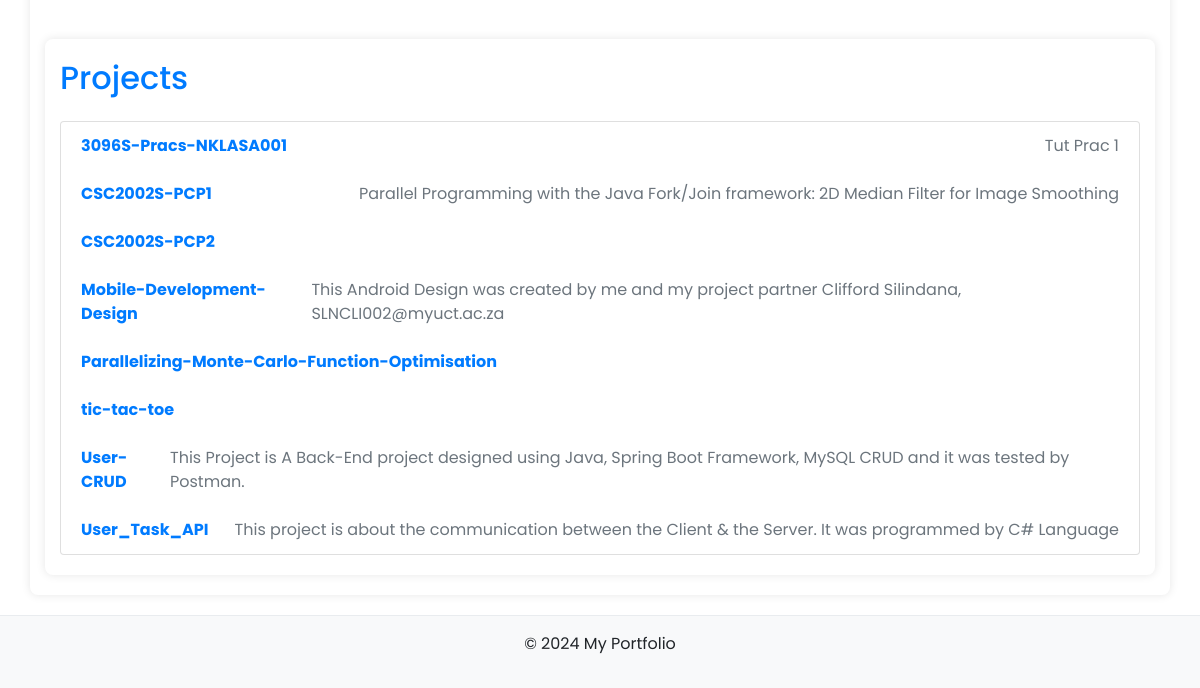
The app's page /projects/ (lower part), older data.
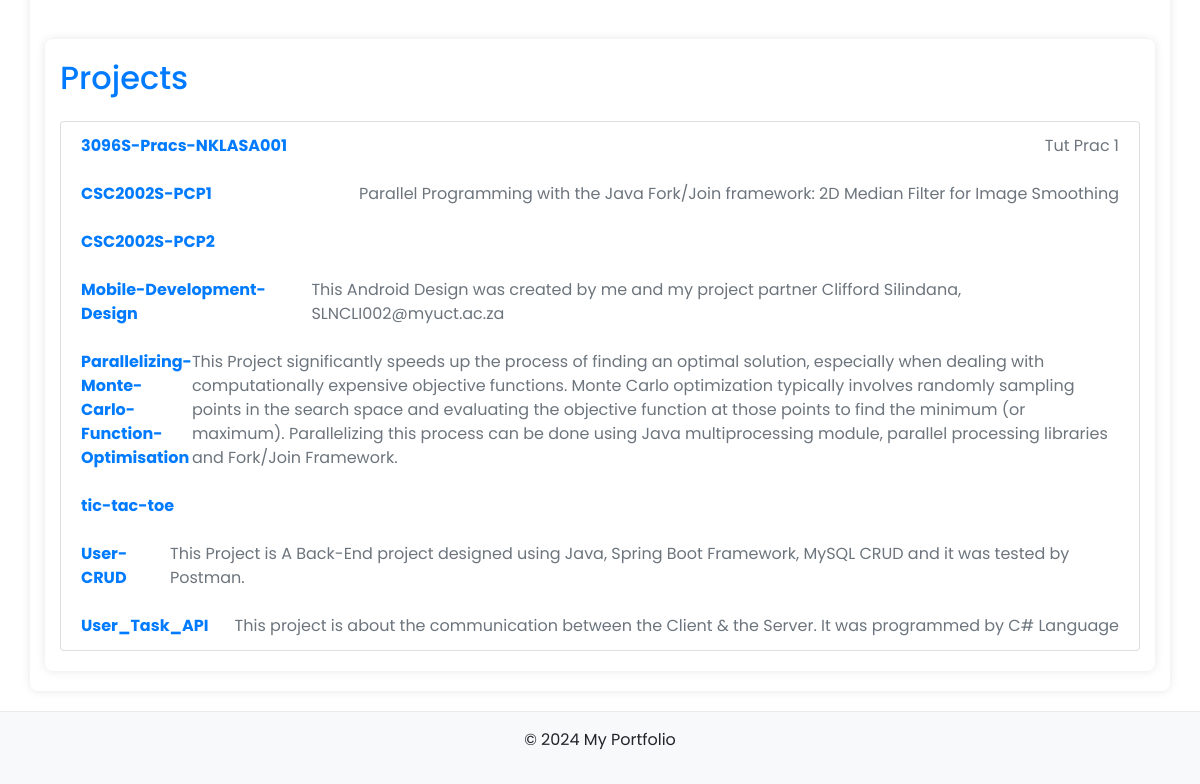
The same page, newer data.
### portfolio/models.py (models this page shows, shortened)
class Project(models.Model):
    title = models.CharField(max_length=200)
    description = models.TextField()
    github_url = models.URLField()

### portfolio/views.py (the view)
# urls.py: path('projects/', views.projects, name='projects'),
def projects(request):
    projects = Project.objects.all()
    return render(request, 'portfolio/projects.html', {'projects': projects})

### portfolio/templates/portfolio/projects.html (shortened to what this page needs)
{% extends 'portfolio/base.html' %}
{% load static %}
{% block content %}
    <head>
        <link rel="stylesheet" href="https://stackpath.bootstrapcdn.com/bootstrap/4.3.1/css/bootstrap.min.css">
    </head>
    <body>
    </body>
    <div class="container mt-5">
        <h2 class="mb-4">Projects</h2>
        <ul class="list-group">
            {% for project in projects %}
                <li class="list-group-item d-flex justify-content-between align-items-center">
                    <a href="{{ project.github_url }}" class="text-decoration-none">{{ project.title }}</a>
                    <span class="text-muted">{{ project.description }}</span>
                </li>
            {% endfor %}
        </ul>
    </div>
{% endblock %}

### portfolio/templates/portfolio/base.html (shortened to what this page needs)
{% load static %}
<!DOCTYPE html>
<html>
<head>
    <link rel="stylesheet" href="https://stackpath.bootstrapcdn.com/bootstrap/4.3.1/css/bootstrap.min.css">
    <link rel="stylesheet" href="{% static 'portfolio/bootstrap.min.css' %}">
    <link rel="stylesheet" href="{% static 'portfolio/style.css' %}">
</head>
<body>
    <div class="container">
        {% block content %}
        {% endblock %}
    </div>
    <footer class="bg-light text-center py-3">
        <p>&copy; 2024 My Portfolio</p>
    </footer>
</body>
</html>

### portfolio/static/portfolio/style.css (style rules this page uses)
* { margin: 0; padding: 0; box-sizing: border-box; font-family: 'Poppins', sans-serif; }
body { background-color: #f8f9fa; color: #343a40; }
h2 { color: #007bff; }
.list-group-item a { color: #007bff; font-weight: bold; }

### portfolio/templates/portfolio/base.html (style rules this page uses)
body { background-color: #f8f9fa; }
.container { background-color: #ffffff; padding: 20px; box-shadow: 0 0 10px rgba(0, 0, 0, 0.1); border-radius: 8px; }
footer { margin-top: 20px; border-top: 1px solid #e9ecef; padding-top: 10px; }

Row changes from the older to the newer data that the page shows:
changed Project "Parallelizing-Monte-Carlo-Function-Optimisation": description (not shown) → "This Project significantly speeds up the process of finding an optimal solution, especially when dealing with computationally expensive objective functions. Monte Carlo optimization typically involves randomly sampling points in the search space and evaluating the objective function at those points to find the minimum (or maximum). Parallelizing this process can be done using Java multiprocessing module, parallel processing libraries and Fork/Join Framework."
